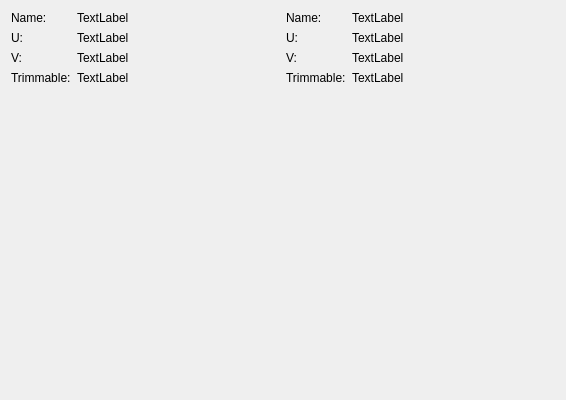
<?xml version="1.0" encoding="UTF-8"?>
<ui version="4.0">
 <class>Form</class>
 <widget class="QWidget" name="Form">
  <property name="geometry">
   <rect>
    <x>0</x>
    <y>0</y>
    <width>566</width>
    <height>400</height>
   </rect>
  </property>
  <property name="windowTitle">
   <string>Parametrization Viewer</string>
  </property>
  <layout class="QGridLayout" name="gridLayout">
   <item row="0" column="0">
    <layout class="QVBoxLayout" name="verticalLayout_4">
     <item>
      <layout class="QHBoxLayout" name="horizontalLayout">
       <property name="sizeConstraint">
        <enum>QLayout::SetFixedSize</enum>
       </property>
       <item>
        <layout class="QFormLayout" name="formLayout">
         <item row="0" column="0">
          <widget class="QLabel" name="label_3">
           <property name="text">
            <string>Name:</string>
           </property>
          </widget>
         </item>
         <item row="0" column="1">
          <widget class="QLabel" name="label_Name1">
           <property name="text">
            <string>TextLabel</string>
           </property>
          </widget>
         </item>
         <item row="1" column="0">
          <widget class="QLabel" name="label_5">
           <property name="text">
            <string>U:</string>
           </property>
          </widget>
         </item>
         <item row="1" column="1">
          <widget class="QLabel" name="label_U1">
           <property name="text">
            <string>TextLabel</string>
           </property>
          </widget>
         </item>
         <item row="3" column="0">
          <widget class="QLabel" name="label_7">
           <property name="text">
            <string>Trimmable:</string>
           </property>
          </widget>
         </item>
         <item row="3" column="1">
          <widget class="QLabel" name="label_Trim1">
           <property name="text">
            <string>TextLabel</string>
           </property>
          </widget>
         </item>
         <item row="2" column="0">
          <widget class="QLabel" name="label_13">
           <property name="text">
            <string>V:</string>
           </property>
          </widget>
         </item>
         <item row="2" column="1">
          <widget class="QLabel" name="label_V1">
           <property name="text">
            <string>TextLabel</string>
           </property>
          </widget>
         </item>
        </layout>
       </item>
       <item>
        <layout class="QFormLayout" name="formLayout_2">
         <item row="0" column="0">
          <widget class="QLabel" name="label_2">
           <property name="text">
            <string>Name:</string>
           </property>
          </widget>
         </item>
         <item row="1" column="0">
          <widget class="QLabel" name="label_9">
           <property name="text">
            <string>U:</string>
           </property>
          </widget>
         </item>
         <item row="2" column="0">
          <widget class="QLabel" name="label_4">
           <property name="text">
            <string>V:</string>
           </property>
          </widget>
         </item>
         <item row="0" column="1">
          <widget class="QLabel" name="label_Name2">
           <property name="text">
            <string>TextLabel</string>
           </property>
          </widget>
         </item>
         <item row="1" column="1">
          <widget class="QLabel" name="label_U2">
           <property name="text">
            <string>TextLabel</string>
           </property>
          </widget>
         </item>
         <item row="2" column="1">
          <widget class="QLabel" name="label_V2">
           <property name="text">
            <string>TextLabel</string>
           </property>
          </widget>
         </item>
         <item row="3" column="0">
          <widget class="QLabel" name="label_15">
           <property name="text">
            <string>Trimmable:</string>
           </property>
          </widget>
         </item>
         <item row="3" column="1">
          <widget class="QLabel" name="label_Trim2">
           <property name="text">
            <string>TextLabel</string>
           </property>
          </widget>
         </item>
        </layout>
       </item>
      </layout>
     </item>
     <item>
      <widget class="ParametrizationViewer" name="parametrizationViewer" native="true">
       <property name="autoFillBackground">
        <bool>true</bool>
       </property>
      </widget>
     </item>
    </layout>
   </item>
  </layout>
 </widget>
 <customwidgets>
  <customwidget>
   <class>ParametrizationViewer</class>
   <extends>QWidget</extends>
   <header location="global">parametrizationViewer.h</header>
   <container>1</container>
  </customwidget>
 </customwidgets>
 <resources/>
 <connections/>
</ui>
